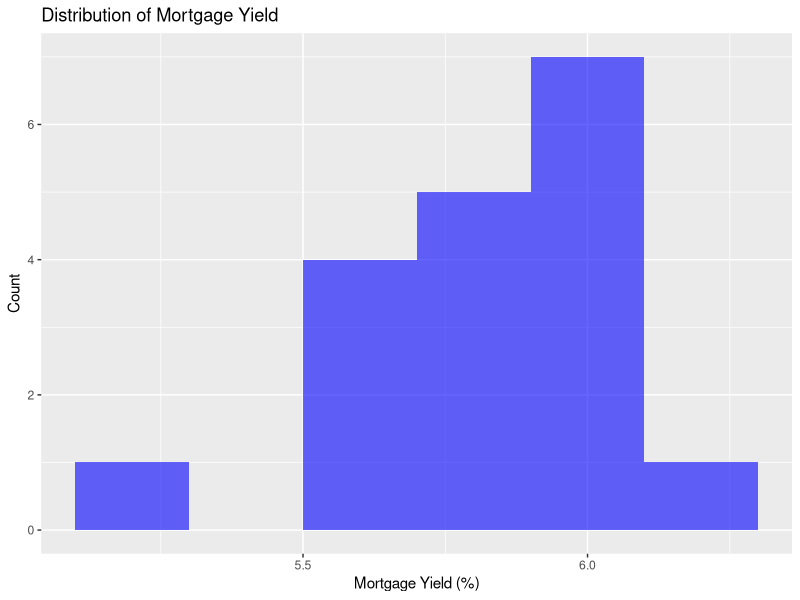
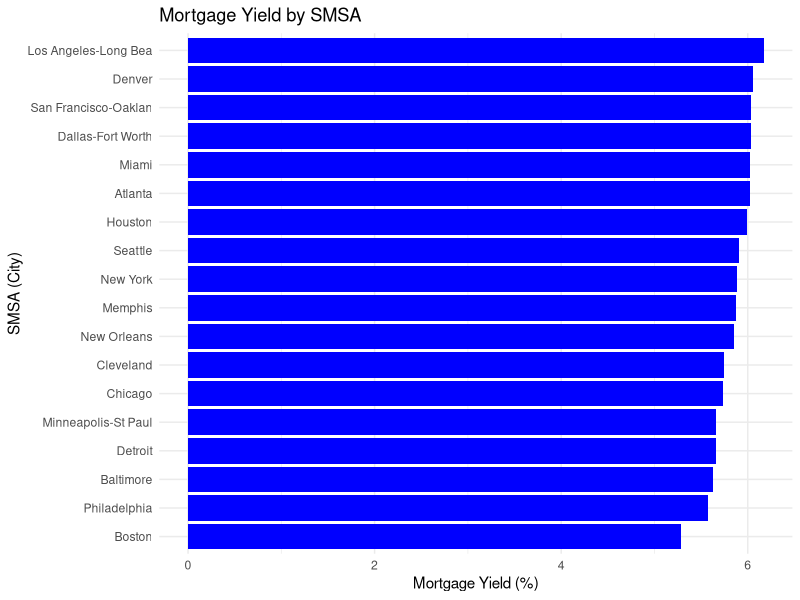
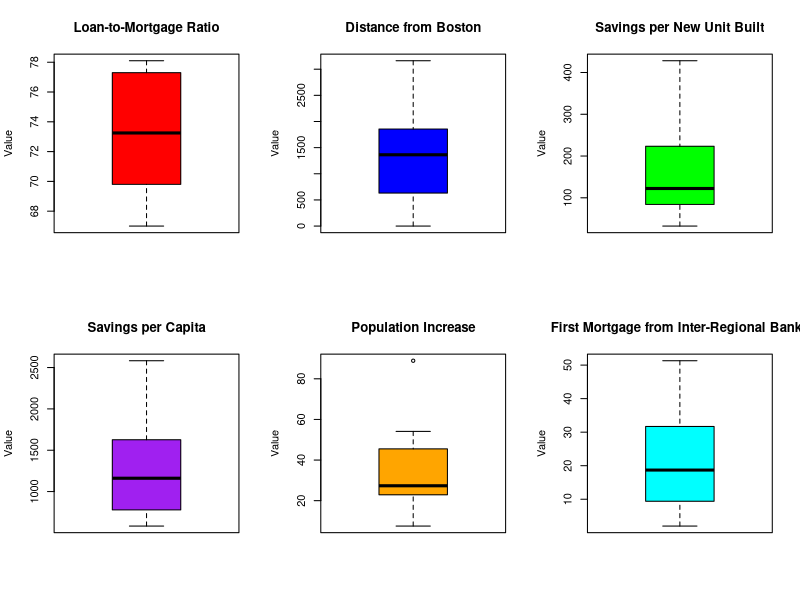
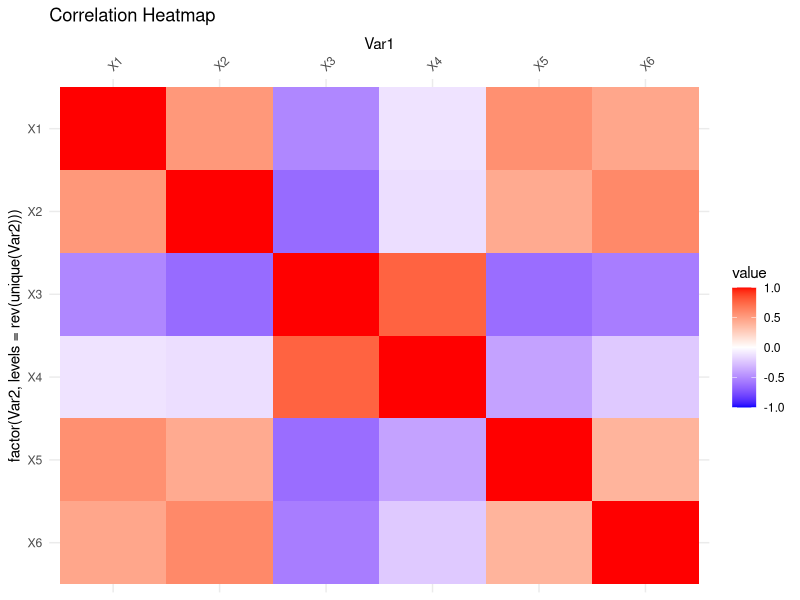
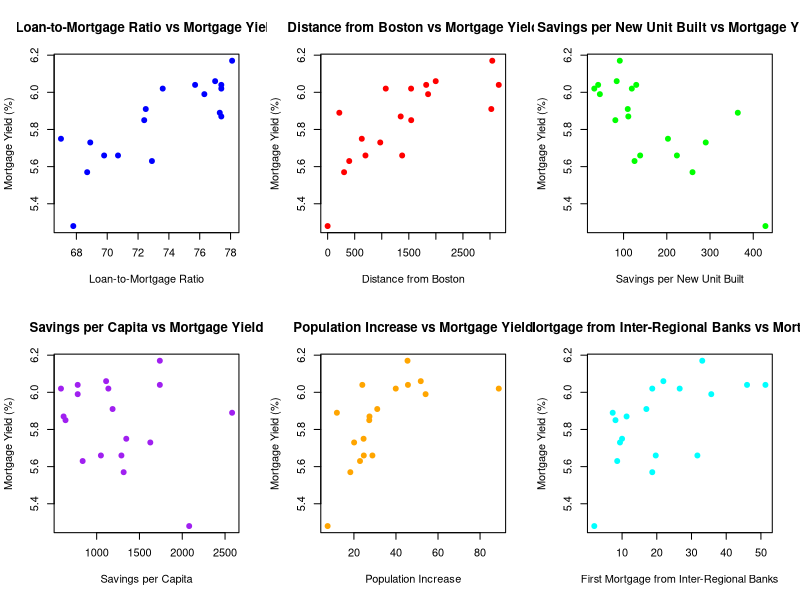
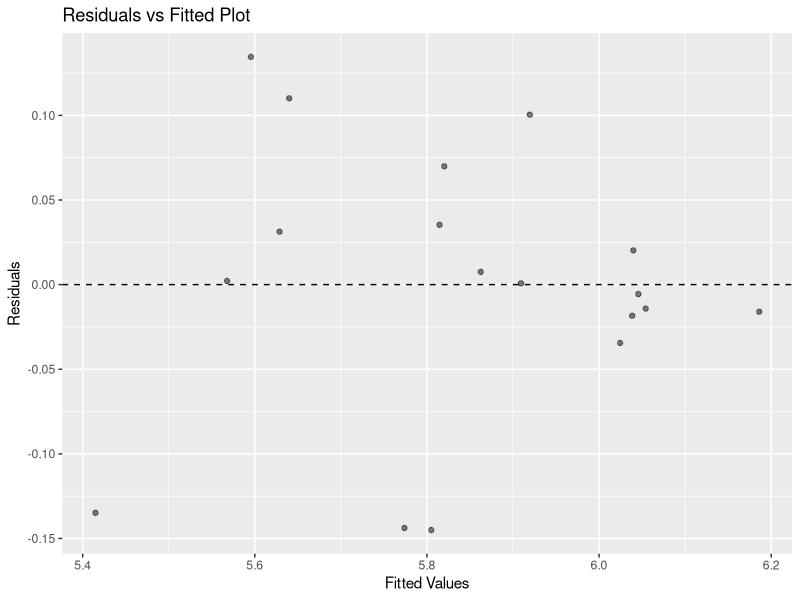
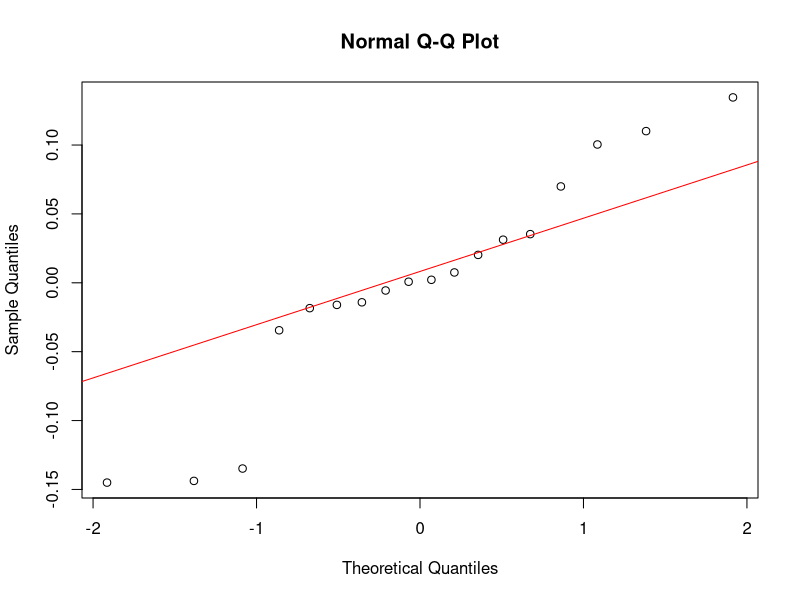

Generate these figures, in order, with R:
## ---- chunk 1
# Load necessary libraries
library(ggplot2)
library(tidyverse)
library(dplyr)
library(knitr)
library(kableExtra)
library(xtable)
library(MASS)
library(car)
library(magrittr)

# Read data
df <- read.csv("myield.csv")

# Rename columns for easier reference
colnames(df) <- c("smsa", "mortYld", "X1", "X2", "X3", "X4", "X5", "X6")

# Display first few rows
kable(head(df), caption = "First few rows of the dataset") %>% kable_styling()
## ---- chunk 2
# Count missing values
colSums(is.na(df))

## ---- chunk 3
# Summary Statistics
summary_stats <- summary(df)
kable(summary_stats, caption = "Summary Statistics of Variables") %>% kable_styling()
## ---- chunk 4
# Histogram of Mortgage Yield
ggplot(df, aes(x = mortYld)) + 
  geom_histogram(binwidth = 0.2, fill = "blue", alpha = 0.6) +
  labs(title = "Distribution of Mortgage Yield", x = "Mortgage Yield (%)", y = "Count")

# Create a named vector where mortgage yield values are associated with their respective SMSAs
df <- df %>% arrange(desc(mortYld))  

# Create a better bar chart
ggplot(df, aes(x = reorder(smsa, mortYld), y = mortYld)) + 
  geom_bar(stat = "identity", fill = "blue") +
  coord_flip() +  # Flip coordinates to make labels readable
  labs(title = "Mortgage Yield by SMSA", x = "SMSA (City)", y = "Mortgage Yield (%)") +
  theme_minimal()


# Set up a 2x3 plotting area
par(mfrow = c(2, 3))  

# Define variable names
var_names <- c("Loan-to-Mortgage Ratio", "Distance from Boston", 
               "Savings per New Unit Built", "Savings per Capita", 
               "Population Increase", "First Mortgage from Inter-Regional Banks")

# Define colors for better visualization
box_colors <- c("red", "blue", "green", "purple", "orange", "cyan")

# Loop through each variable (X1 to X6) and create a boxplot
for (i in 1:6) {
  boxplot(df[[paste0("X", i)]], 
          main = var_names[i], 
          col = box_colors[i], 
          ylab = "Value")
}

# Reset plotting parameters to default
par(mfrow = c(1, 1))
## ---- chunk 5
# Correlation Matrix
# Compute correlation matrix
cor_matrix <- round(cor(df[,3:8]), 2)  # Excluding 'smsa' and 'mortYld'
kable(cor_matrix, caption = "Correlation Matrix") %>% kable_styling()
## ---- chunk 6
library(ggplot2)
library(reshape2)

# Convert correlation matrix to long format for heatmap
melted_cor <- melt(cor_matrix)

# Reverse the order of the y-axis (Var2) so that X1 appears at the top-left
ggplot(data = melted_cor, aes(x=Var1, y=factor(Var2, levels=rev(unique(Var2))), fill=value)) + 
  geom_tile() +
  scale_fill_gradient2(low="blue", high="red", mid="white", 
                       midpoint=0, limit=c(-1,1), space="Lab") +
  scale_x_discrete(position = "top") +  # Move X-axis labels to top
  theme_minimal() +
  theme(axis.text.x = element_text(angle = 45, hjust = 0)) + # Rotate labels for readability
  ggtitle("Correlation Heatmap")
## ---- chunk 7
# Set up a 2x3 grid for multiple scatter plots
par(mfrow = c(2, 3))

# Define variable names
var_names <- c("Loan-to-Mortgage Ratio", "Distance from Boston", 
               "Savings per New Unit Built", "Savings per Capita", 
               "Population Increase", "First Mortgage from Inter-Regional Banks")

# Define colors for better visualization
point_colors <- c("blue", "red", "green", "purple", "orange", "cyan")

# Loop through each variable (X1 to X6) and create a scatterplot against mortYld
for (i in 1:6) {
  plot(df[[paste0("X", i)]], df$mortYld,
       main = paste(var_names[i], "vs Mortgage Yield"),
       xlab = var_names[i], ylab = "Mortgage Yield (%)",
       col = point_colors[i], pch = 19)
}

# Reset plotting parameters to default
par(mfrow = c(1, 1))

## ---- chunk 8
# Fit linear regression model
model <- lm(mortYld ~ X1 + X2 + X3 + X4 + X5 + X6, data = df)

# Model summary
summary(model)

## ---- chunk 9
# Stepwise regression (both directions)
step_model <- stepAIC(model, direction = "both")
summary(step_model)
## ---- chunk 10
#model with interactions
interaction_model <- lm(mortYld ~ X1 * X3 * X4, data = df)

# Summary of the model
summary(interaction_model)

## ---- chunk 11
reduced_interaction_model <- lm(mortYld ~ X1 + X3 + X4 + X1:X3 + X1:X4 + X3:X4, data = df)
summary(reduced_interaction_model)
step_interaction_model <- stepAIC(lm(mortYld ~ X1 * X3 * X4, data = df), direction = "both")
summary(step_interaction_model)

## ---- chunk 12
# Compute Variance Inflation Factor (VIF)
vif_values <- vif(model)
kable(as.data.frame(vif_values), caption = "Variance Inflation Factors (VIF)") %>% kable_styling()

## ---- chunk 13
# Residuals vs Fitted Plot
ggplot(data.frame(fitted = fitted(model), residuals = resid(model)), aes(x = fitted, y = residuals)) +
  geom_point(alpha = 0.5) +
  geom_hline(yintercept = 0, linetype = "dashed") +
  labs(title = "Residuals vs Fitted Plot", x = "Fitted Values", y = "Residuals")
## ---- chunk 14
# QQ-Plot of Residuals
qqnorm(resid(model))
qqline(resid(model), col = "red")
## ---- chunk 15
coeffs <- round(coef(model), 2)
kable(as.data.frame(coeffs), caption = "Final Model Coefficients") %>% kable_styling()
